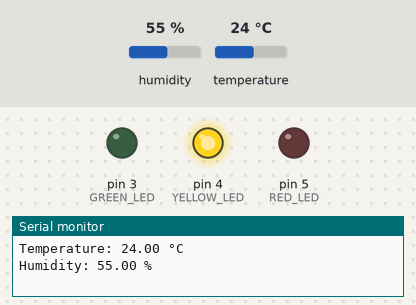
A sketch run on a simulated Arduino Uno, built with avr-gcc and run on an emulated ATmega328P. Parts: output pins drawn as LEDs (lit = HIGH), the last lines printed to the serial monitor. Inputs (shaded band) come from the test bench; at power-on: temperature 24 °C, humidity 55 %.

Above: at 2.2 s.
2.3 s: temperature set to 21 °C
5.0 s: temperature set to 18 °C
At 6.4 s:
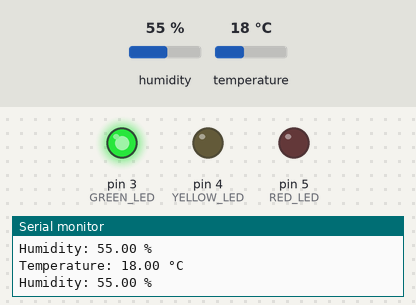
7.7 s: temperature set to 33 °C
At 10.1 s:
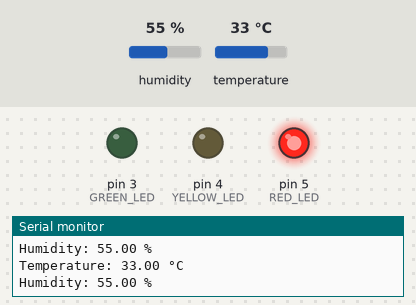
10.6 s: temperature set to 29 °C
At 12.5 s:
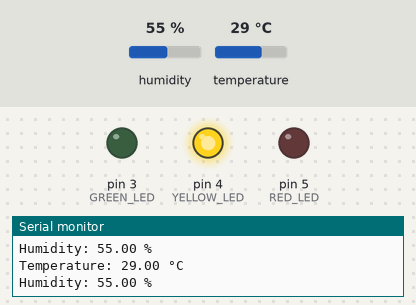
13.3 s: temperature set to 12 °C
At 16.1 s:
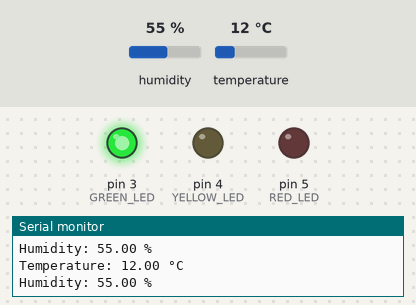
Timing chart, 0 to 17.6 s (numbered marks = the images above; inputs shaded):
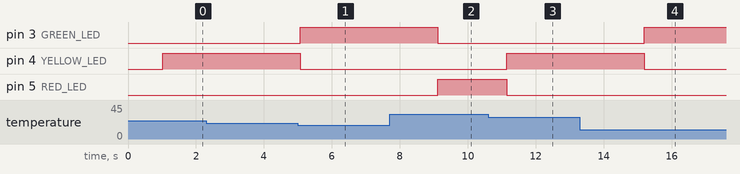

Measured:
- the behaviour switches between 20 and 19 °C on temperature (found by bisection; images 0 and 1)
- the behaviour switches between 31 and 30 °C on temperature (found by bisection; images 2 and 3)
- after the input at 5.0 s, pin 3 (GREEN_LED): LOW → HIGH after 0.07 s; pin 4 (YELLOW_LED): HIGH → LOW after 0.07 s
- after the input at 7.7 s, pin 3 (GREEN_LED): HIGH → LOW after 1.4 s; pin 5 (RED_LED): LOW → HIGH after 1.4 s
- after the input at 10.6 s, pin 4 (YELLOW_LED): LOW → HIGH after 0.55 s; pin 5 (RED_LED): HIGH → LOW after 0.55 s
- after the input at 13.3 s, pin 3 (GREEN_LED): LOW → HIGH after 1.9 s; pin 4 (YELLOW_LED): HIGH → LOW after 1.9 s

The sketch:

Temp_Humidity.ino
```cpp
#include <DHT.h>  // Ensure the DHT library is installed

#define DHTPIN 2         // Pin connected to DHT11 sensor
#define DHTTYPE DHT11    // DHT 11 sensor type

// Create an instance of the DHT sensor object
DHT dht(DHTPIN, DHTTYPE);

// Define temperature thresholds
#define TEMP_LOW 20
#define TEMP_HIGH 30

// Define LED pins
#define GREEN_LED 3
#define YELLOW_LED 4
#define RED_LED 5

void setup() {
  // Initialize serial monitor
  Serial.begin(9600);

  // Initialize the DHT sensor
  dht.begin();

  // Initialize the LED pins as outputs
  pinMode(GREEN_LED, OUTPUT);
  pinMode(YELLOW_LED, OUTPUT);
  pinMode(RED_LED, OUTPUT);

  // Small delay to allow sensor to stabilize
  delay(1000);
}

void loop() {
  // Read temperature and humidity
  float temp = dht.readTemperature();
  float humidity = dht.readHumidity();

  // Check if the readings are valid
  if (isnan(temp) || isnan(humidity)) {
    Serial.println("Failed to read from DHT sensor!");
    delay(2000); // Wait before retrying
    return;
  }

  // Print temperature and humidity to Serial Monitor
  Serial.print("Temperature: ");
  Serial.print(temp);
  Serial.println(" °C");
  Serial.print("Humidity: ");
  Serial.print(humidity);
  Serial.println(" %");

  // Determine which LED to light up based on the temperature
  if (temp < TEMP_LOW) {
    lightUp(GREEN_LED);
  } else if (temp <= TEMP_HIGH) {
    lightUp(YELLOW_LED);
  } else {
    lightUp(RED_LED);
  }

  // Delay for a while to allow sensor readings to settle
  delay(2000);
}

// Function to light up one LED and turn off the others
void lightUp(int ledPin) {
  digitalWrite(GREEN_LED, LOW);  // Turn off all LEDs
  digitalWrite(YELLOW_LED, LOW);
  digitalWrite(RED_LED, LOW);

  digitalWrite(ledPin, HIGH);    // Turn on the selected LED
}
```
